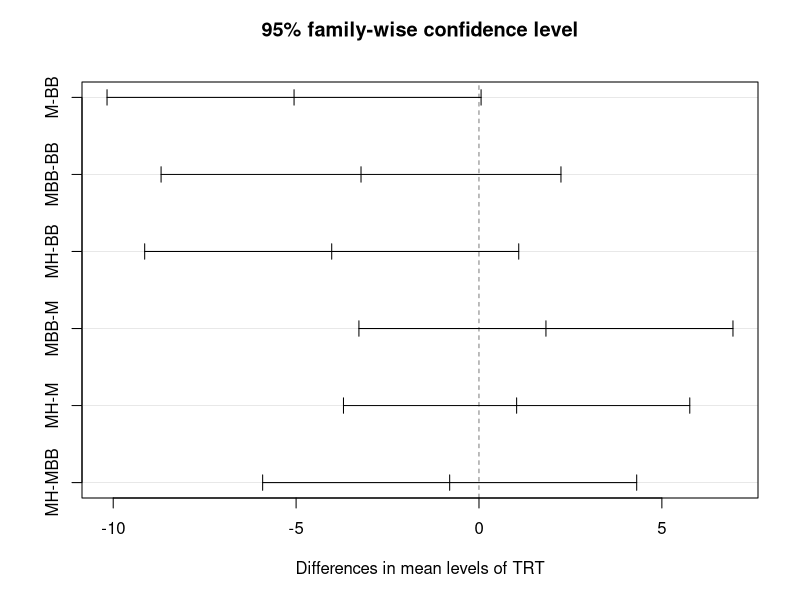
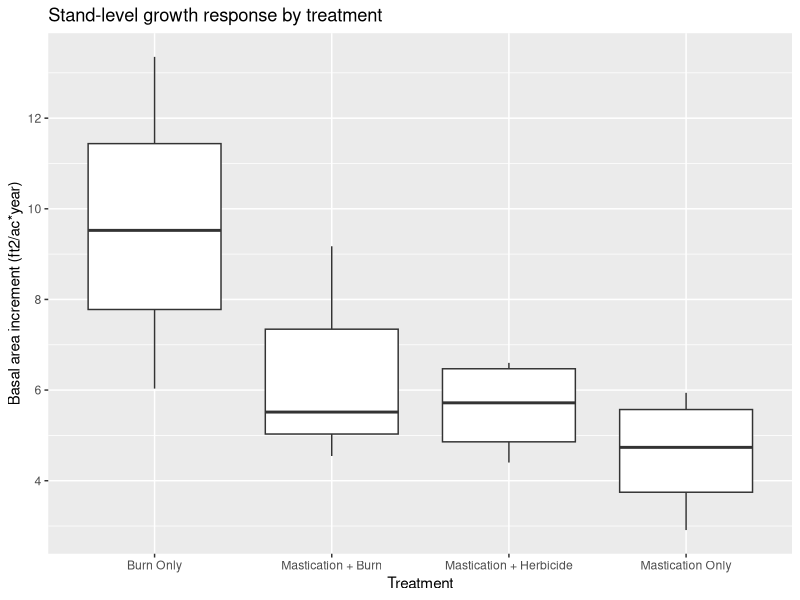

These figures' R source, in order: (Note: this script raises an error after producing the figures.)
## ---- chunk 1
knitr::opts_chunk$set(echo = TRUE)
## ---- chunk 2
library(tidyverse)
#install.packages("ggpubr")
library(ggpubr)
## ---- chunk 3
growth <- 
  read.csv("TAYSR_CompiledGrowthData_2013_2018.csv")
colnames(growth)[colnames(growth)=="TREATMENT"] <- "TRT"
colnames(growth)[colnames(growth)=="SPECIES"] <- "SPP"
growth_out <- growth[-c(153),]
fgrow <- 
  growth_out %>% 
  filter(SPP %in% c("DF", "IC", "PP", "SP", "WF"))

treatments <- data.frame(TRT = c("M", "MH", "MBB", "BB"), 
                         Treatment = c("Mastication Only", "Mastication + Herbicide", "Mastication + Burn", "Burn Only" ))
treatments

BAI_gap <- 
  read.csv("grow_RBA_ac.csv") %>% 
  mutate(COMPGAP = paste0(COMP, GAP)) %>% 
  mutate(BAI = (BA_18_AC - BA_13_AC)/5) %>% 
  arrange(factor(TRT, levels = c("M", "MH", "MBB", "BB"))) %>% 
  left_join(treatments) %>% 
  select(TRT, Treatment, COMPGAP, BAI, COMP)
BAI_gap
## ---- chunk 4
BAI_aov <- aov(BAI ~ TRT, data = BAI_gap)
sum_BAI_aov <- summary(BAI_aov)
sum_BAI_aov
## ---- chunk 5
Tuk_BAI <- TukeyHSD(BAI_aov)
Tuk_BAI
plot(Tuk_BAI)
## ---- chunk 6
 ggplot() + 
  geom_boxplot(data = BAI_gap, 
               aes(x = factor(Treatment, c("Burn Only", "Mastication + Burn",  "Mastication + Herbicide", "Mastication Only")), 
                   y = BAI)) + 
  labs(x = "Treatment", 
       y = "Basal area increment (ft2/ac*year)", 
       title = "Stand-level growth response by treatment")
## ---- chunk 7
RBAI_gap <- 
  growth_out %>% 
  left_join(treatments) %>% 
  mutate(RBAI = (BA_2018 - BA_2013)/(5*BA_2013)) %>% 
  group_by(TRT, Treatment, COMPGAP) %>% 
  summarise(avg_RBAI = mean(RBAI))

RBAI_gap
## ---- chunk 8
RBAI_aov <- aov(avg_RBAI ~ TRT, data = RBAI_gap)
sum_RBAI_aov <- summary(RBAI_aov)
sum_RBAI_aov
## ---- chunk 9
ggplot() + 
  geom_boxplot(data = RBAI_gap, 
               aes(x = factor(Treatment, c("Burn Only",  "Mastication + Burn", "Mastication + Herbicide", "Mastication Only")), 
                   y = avg_RBAI)) + 
  labs(x = "Treatment", 
       y = "Relative basal area increment (%/year)", 
       title = "Tree-level growth response by treatment")
## ---- chunk 10
#tky <- as.data.frame(Tuk_RBA$TRT)
#tky$pair <- rownames(tky)
#  ggplot(tky, aes(colour=cut(`p adj`, c(0, 0.01, 0.05, 1), 
#                           label=c("p<0.01","p<0.05","Non-Sig")))) +
#  geom_hline(yintercept=0, lty="11", colour="grey30") +
#  geom_errorbar(aes(pair, ymin=lwr, ymax=upr), width=0.2) +
#  geom_point(aes(pair, diff)) +
#  labs(colour="")
  
## ---- chunk 11
spp_comp <-
  table(growth_out$COMPGAP, growth_out$SPP)
spp_comp
## ---- chunk 12
#install.packages("corrplot")
library(corrplot)
chisq <- chisq.test(spp_comp)
chisq
## ---- chunk 13
contrib <- 100*chisq$residuals^2/chisq$statistic
corrplot(contrib, is.cor = FALSE)
## ---- chunk 14
GS_comp <- 
  as.data.frame(spp_comp[, 3]) %>% 
  rename('GS' = 'spp_comp[, 3]') %>% 
  mutate(COMPGAP = rownames(spp_comp), 
         PRESENCE = GS>0) %>% 
  left_join(RBAI_gap) %>% 
  left_join(BAI_gap) %>% 
  select(TRT, COMPGAP, PRESENCE, avg_RBAI, BAI)
GS_comp
## ---- chunk 15
AOV2_fit_RBAI <- aov(avg_RBAI ~ PRESENCE*TRT, data = GS_comp)
summary(AOV2_fit_RBAI)

AOV2_fit_BAI <- aov(BAI ~ PRESENCE*TRT, data = GS_comp)
summary(AOV2_fit_BAI)
## ---- chunk 16
pd <- position_dodge(0.4)
GS_comp %>% 
  group_by(TRT, PRESENCE) %>% 
  summarise(mean = mean(avg_RBAI)) %>% 
  ggplot() + 
  geom_point(aes(x = factor(TRT, levels = c("MH", "M", "MBB", "BB")), 
                 y = mean, 
                 color = PRESENCE), 
             position = pd, 
             shape = 15, 
             size = 3)
